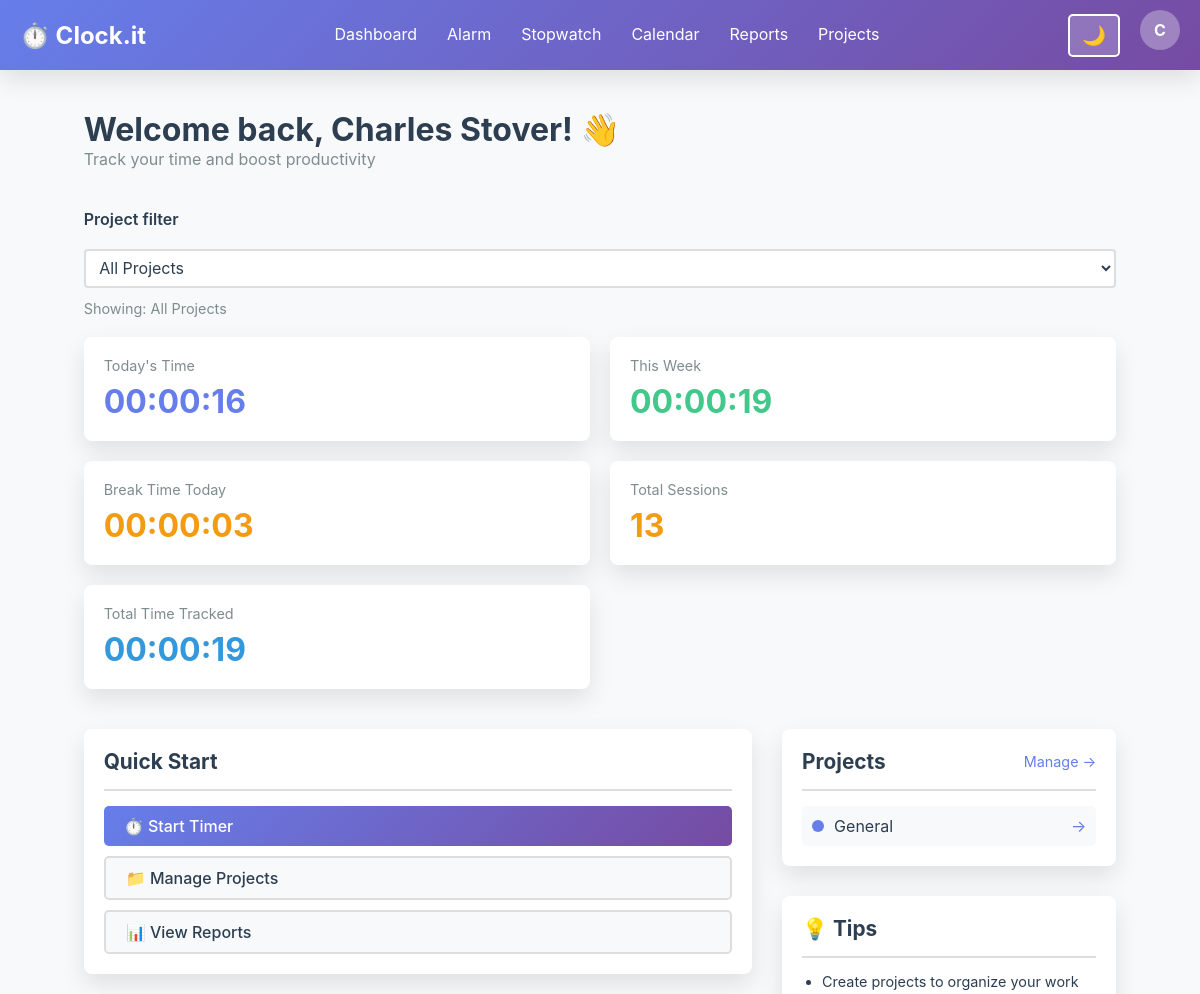
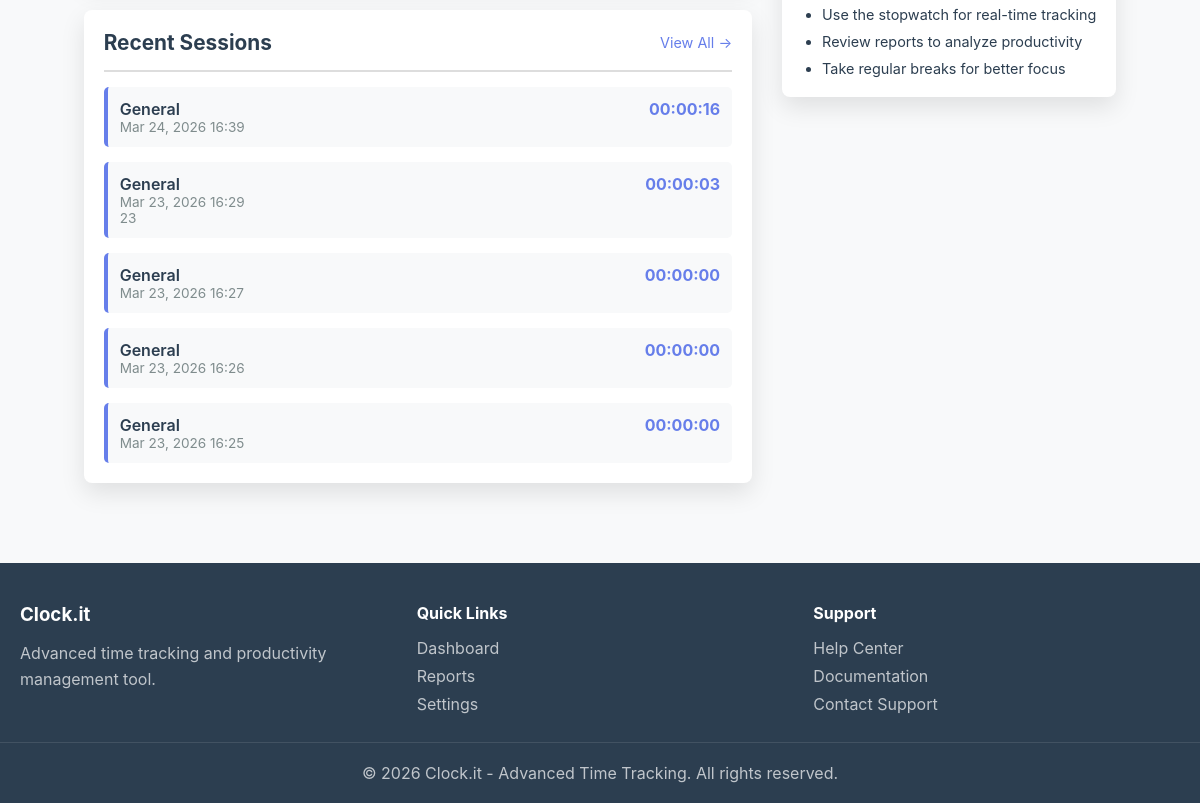
/dashboard.php (signed in), run on the app's committed database (2 pictures, top to bottom).
### tables this page shows
CREATE TABLE users (
                id INTEGER PRIMARY KEY AUTOINCREMENT,
                email TEXT UNIQUE NOT NULL,
                password_hash TEXT NOT NULL,
                full_name TEXT,
                created_at DATETIME DEFAULT CURRENT_TIMESTAMP,
                updated_at DATETIME DEFAULT CURRENT_TIMESTAMP,
                is_admin INTEGER DEFAULT 0,
                theme TEXT DEFAULT 'light',
                notifications_enabled INTEGER DEFAULT 1
            );

CREATE TABLE projects (
                id INTEGER PRIMARY KEY AUTOINCREMENT,
                user_id INTEGER NOT NULL,
                name TEXT NOT NULL,
                description TEXT,
                color TEXT DEFAULT '#667eea',
                is_active INTEGER DEFAULT 1,
                created_at DATETIME DEFAULT CURRENT_TIMESTAMP,
                FOREIGN KEY(user_id) REFERENCES users(id) ON DELETE CASCADE
            );

### dashboard.php (the view, shortened to what the rows shown need)
<?php
require_once 'config/init.php';
$user = getCurrentUser();
$userId = $_SESSION['user_id'];
$db = Database::getInstance();
$projects = $db->fetchAll(
    "SELECT * FROM projects WHERE user_id = ? AND is_active = 1 ORDER BY name",
    [$userId]
);
$userName = $user && $user['full_name'] ? htmlspecialchars($user['full_name']) : (isset($user['email']) ? explode('@', $user['email'])[0] : 'User');
?>
<?php HTMLHelper::renderHeader('Dashboard', $user); ?>
<body class="<?php echo $user['theme'] === 'dark' ? 'dark-theme' : 'light-theme'; ?>">
    <?php HTMLHelper::renderNavigation('dashboard', $user); ?>
    <div class="container">
        <div style="margin-bottom: 40px;">
            <h1>Welcome back, <?php echo $userName; ?>! 👋</h1>
            <p class="text-muted">Track your time and boost productivity</p>
        </div>
        <div style="display: grid; grid-template-columns: 2fr 1fr; gap: 30px; margin-bottom: 40px;">
            <div>
                <div class="card mb-30">
                    <div class="card-body">
                        <?php if (empty($projects)): ?>
                            <p class="text-muted" style="text-align: center; padding: 20px 0;">No projects yet</p>
                        <?php else: ?>
                            <div style="display: flex; flex-direction: column; gap: 10px;">
                                <?php foreach (array_slice($projects, 0, 5) as $project): ?>
                                    <div style="padding: 10px; border-radius: 5px; background: var(--bg-secondary); display: flex; justify-content: space-between; align-items: center;">
                                        <div style="display: flex; align-items: center; gap: 10px;">
                                            <div style="width: 12px; height: 12px; border-radius: 50%; background: <?php echo htmlspecialchars($project['color']); ?>;"></div>
                                            <span><?php echo htmlspecialchars($project['name']); ?></span>
                                        </div>
                                        <a href="projects.php?id=<?php echo $project['id']; ?>" class="text-primary" style="text-decoration: none;">→</a>
                                    </div>
                                <?php endforeach; ?>
                            </div>
                        <?php endif; ?>
                    </div>
                </div>
            </div>
        </div>
    </div>
    <?php HTMLHelper::renderFooter(); ?>
</body>
</html>

### config/html-helper.php (shortened to what the rows shown need)
<?php
class HTMLHelper {
    public static function renderHeader($title, $user = null) {
        $theme = $user && isset($user['theme']) ? $user['theme'] : 'light';
        $baseUrl = defined('BASE_URL') ? BASE_URL : '';
        echo <<<HTML
<!DOCTYPE html>
<html lang="en" data-theme="$theme" data-base-url="$baseUrl">
<head>
    <meta charset="UTF-8">
    <meta name="viewport" content="width=device-width, initial-scale=1.0">
    <meta http-equiv="X-UA-Compatible" content="IE=edge">
    <title>$title - Clock.it</title>
    <link rel="stylesheet" href="{$baseUrl}/assets/css/style.css">
    <link rel="stylesheet" href="{$baseUrl}/assets/css/responsive.css">
    <link rel="stylesheet" href="{$baseUrl}/assets/css/dark-mode.css">
</head>
<body class="$theme-theme">
HTML;
    }
    public static function renderNavigation($currentPage = '', $user = null) {
        $baseUrl = defined('BASE_URL') ? BASE_URL : '';
        $userEmail = $user ? htmlspecialchars($user['email']) : '';
        $userName = $user && $user['full_name'] ? htmlspecialchars($user['full_name']) : explode('@', $userEmail)[0];
        $userInitial = !empty($userName) ? $userName[0] : '?';
        echo <<<HTML
<nav class="navbar">
    <div class="navbar-container">
        <div class="navbar-brand">
            <a href="{$baseUrl}/dashboard.php" class="brand-logo">⏱️ Clock.it</a>
        </div>
        <ul class="navbar-menu" id="navMenu">
            <li><a href="{$baseUrl}/dashboard.php" class="nav-link $(currentPage === 'dashboard' ? 'active' : '')">Dashboard</a></li>
            <li><a href="{$baseUrl}/alarm.php" class="nav-link $(currentPage === 'alarm' ? 'active' : '')">Alarm</a></li>
            <li><a href="{$baseUrl}/stopwatch.php" class="nav-link $(currentPage === 'stopwatch' ? 'active' : '')">Stopwatch</a></li>
            <li><a href="{$baseUrl}/calendar.php" class="nav-link $(currentPage === 'calendar' ? 'active' : '')">Calendar</a></li>
            <li><a href="{$baseUrl}/reports.php" class="nav-link $(currentPage === 'reports' ? 'active' : '')">Reports</a></li>
            <li><a href="{$baseUrl}/projects.php" class="nav-link $(currentPage === 'projects' ? 'active' : '')">Projects</a></li>
HTML;
        echo <<<HTML
        </ul>
        <div class="navbar-end">
            <button id="themeToggle" class="theme-toggle" title="Toggle dark/light mode">
                <span id="themeIcon">🌙</span>
            </button>
            <div class="user-menu">
                <div class="user-avatar">$userInitial</div>
                <div class="user-dropdown">
                    <div class="user-info">
                        <div class="user-name">$userName</div>
                        <div class="user-email">$userEmail</div>
                    </div>
                    <hr>
                    <a href="{$baseUrl}/profile.php" class="dropdown-item">👤 Profile</a>
                    <a href="{$baseUrl}/settings.php" class="dropdown-item">⚙️ Settings</a>
                    <hr>
                    <a href="{$baseUrl}/logout.php" class="dropdown-item logout">🚪 Logout</a>
                </div>
            </div>
        </div>
        <button id="menuToggle" class="menu-toggle">☰</button>
    </div>
</nav>
HTML;
    }
    public static function renderFooter() {
        $year = date('Y');
        $baseUrl = defined('BASE_URL') ? BASE_URL : '';
        echo <<<HTML
<footer class="footer">
    <div class="footer-container">
        <div class="footer-section">
            <h3>Clock.it</h3>
            <p>Advanced time tracking and productivity management tool.</p>
        </div>
        <div class="footer-section">
            <h4>Quick Links</h4>
            <ul>
                <li><a href="{$baseUrl}/dashboard.php">Dashboard</a></li>
                <li><a href="{$baseUrl}/reports.php">Reports</a></li>
                <li><a href="{$baseUrl}/settings.php">Settings</a></li>
            </ul>
        </div>
        <div class="footer-section">
            <h4>Support</h4>
            <ul>
                <li><a href="{$baseUrl}/help.php">Help Center</a></li>
                <li><a href="{$baseUrl}/docs.php">Documentation</a></li>
                <li><a href="mailto:support@clock-it.local">Contact Support</a></li>
            </ul>
        </div>
    </div>
    <div class="footer-bottom">
        <p>&copy; $year Clock.it - Advanced Time Tracking. All rights reserved.</p>
    </div>
</footer>
<script>
    window.APP_BASE_URL = window.APP_BASE_URL || document.documentElement.dataset.baseUrl || '';
</script>
<script src="{$baseUrl}/assets/js/main.js"></script>
<script src="{$baseUrl}/assets/js/theme.js"></script>
</body>
</html>
HTML;
    }
}
?>

### data on the page
users: full_name "C", full_name "Charles Stover"
projects: name "General"

### other printed values
$selectedProjectName "All Projects"
formatDuration($todayTotal) "00:00:16"
formatDuration($weekTotal) "00:00:19"
formatDuration($todayBreakTotal) "00:00:03"
$totalSessions['count'] "13"
formatDuration($totalSessions['total'] ?? 0) "00:00:19"
$session['project_name'] "General"
formatDateTime($session['start_time']) "Mar 24, 2026 16:39"
formatDuration($sessDur ?? 0) "00:00:16"
formatDateTime($session['start_time']) "Mar 23, 2026 16:29"
$session['description'] "23"
formatDuration($sessDur ?? 0) "00:00:03"
formatDateTime($session['start_time']) "Mar 23, 2026 16:27"
formatDuration($sessDur ?? 0) "00:00:00"
formatDateTime($session['start_time']) "Mar 23, 2026 16:26"
